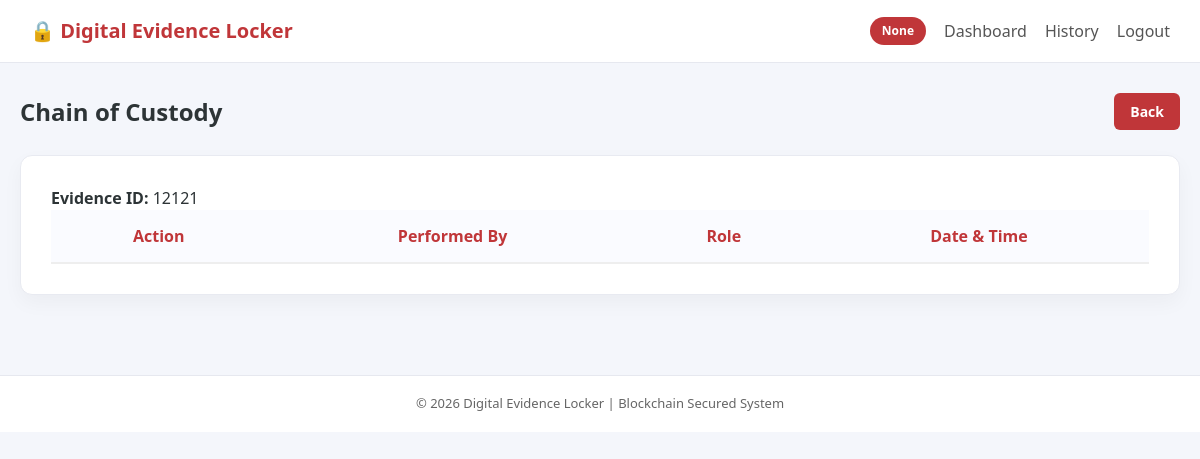
Before: /chain/12121 (signed in) with the older database file.
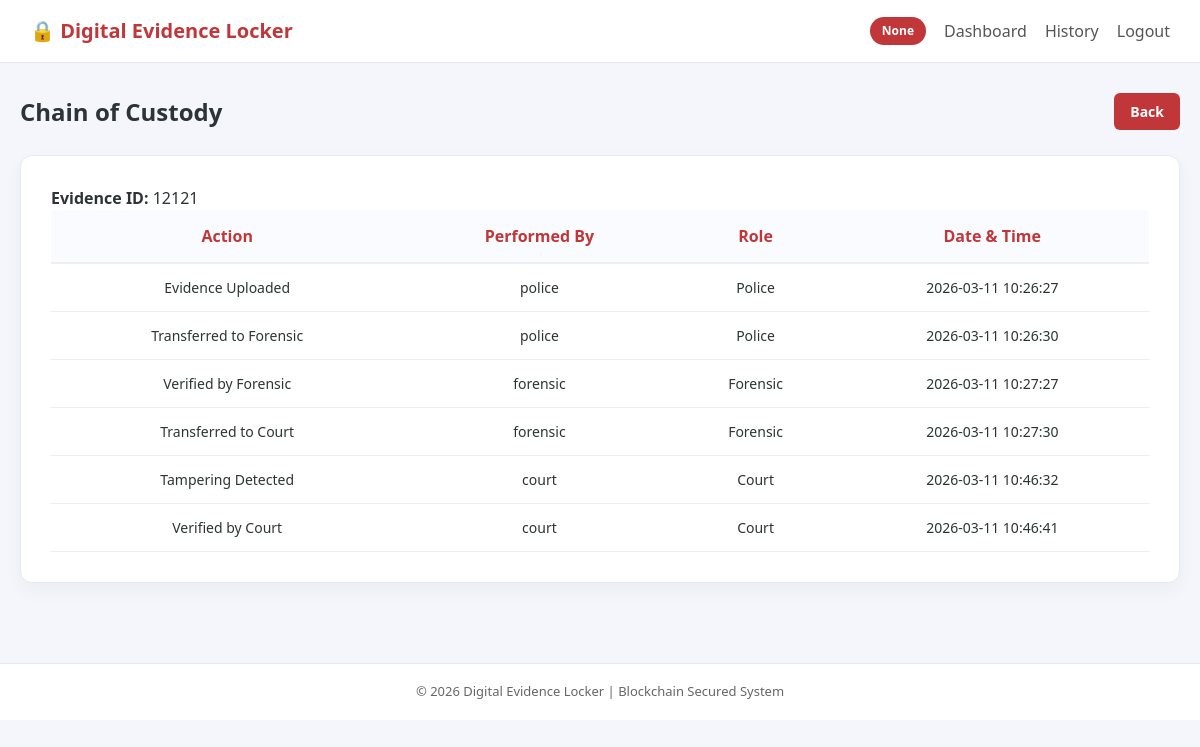
After: the same page with the newer database file.
### tables this page shows
CREATE TABLE custody (
            id INTEGER PRIMARY KEY AUTOINCREMENT,
            evidence_id TEXT,
            action TEXT,
            performed_by TEXT,
            role TEXT,
            timestamp TEXT
        );

### app.py (the view)
@app.route("/chain/<evidence_id>")
def chain(evidence_id):
    if "username" not in session:
        return redirect("/")
    history = fetch_custody(evidence_id)
    return render_template("chain.html", history=history, evidence_id=evidence_id)

### database.py (called while the page is built)
def fetch_custody(evidence_id):
    conn = sqlite3.connect(DB_NAME)
    cur = conn.cursor()
    cur.execute("""
        SELECT action, performed_by, role, timestamp
        FROM custody
        WHERE evidence_id=?
        ORDER BY id ASC
    """, (evidence_id,))
    rows = cur.fetchall()
    conn.close()
    return rows

### templates/chain.html
{% extends "base.html" %}
{% block content %}
<div class="dashboard-header">
  <h1>Chain of Custody</h1>
  <a href="{{ url_for('dashboard') }}" class="primary-btn">Back</a>
</div>
<div class="card chain-card">
  <div class="chain-header">
    <p><strong>Evidence ID:</strong> {{ evidence_id }}</p>
  </div>
  <table class="chain-table">
    <thead>
      <tr>
        <th>Action</th>
        <th>Performed By</th>
        <th>Role</th>
        <th>Date & Time</th>
      </tr>
    </thead>
    <tbody>
      {% for row in history %}
      <tr>
        <td>{{ row[0] }}</td>
        <td>{{ row[1] }}</td>
        <td>{{ row[2] }}</td>
        <td>{{ row[3] }}</td>
      </tr>
      {% endfor %}
    </tbody>
  </table>
</div>
{% endblock %}

Changed rows visible on the page:
now on this page (row edited): custody: action "Evidence Uploaded", performed_by "police", role "Police", timestamp "2026-03-11 10:26:27"
now on this page (row edited): custody: action "Transferred to Forensic", performed_by "police", role "Police", timestamp "2026-03-11 10:26:30"
now on this page (row edited): custody: action "Verified by Forensic", performed_by "forensic", role "Forensic", timestamp "2026-03-11 10:27:27"
now on this page (row edited): custody: action "Transferred to Court", performed_by "forensic", role "Forensic", timestamp "2026-03-11 10:27:30"
now on this page (row edited): custody: action "Tampering Detected", performed_by "court", role "Court", timestamp "2026-03-11 10:46:32"
now on this page (row edited): custody: action "Verified by Court", performed_by "court", role "Court", timestamp "2026-03-11 10:46:41"
